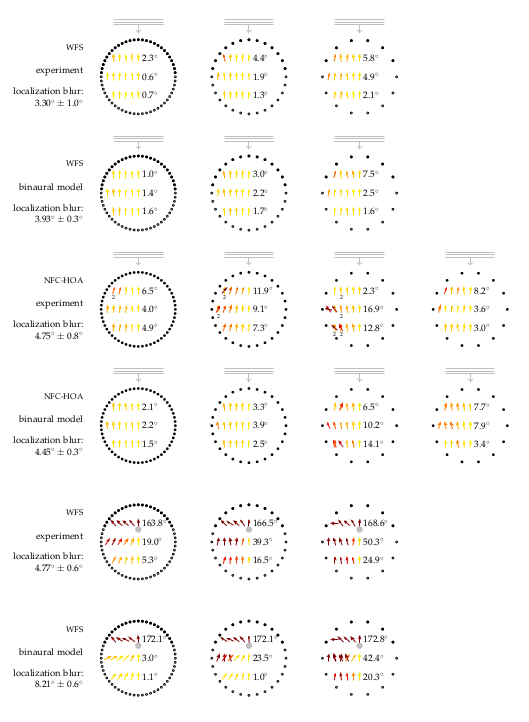

Write the gnuplot code that produced this figure.
#!/usr/bin/gnuplot
#
# FIGURE 6.3a+b: Average localization results for all four experiments. The
# black symbols indicate loudspeakers, the grey ones the synthesized source. On
# every listening position an arrow is pointing into the direction the listener
# perceived the corresponding auditory event from. The color of the arrow
# displays the absolute localization error, which is also summarized beside the
# arrows for every row of positions. The average confidence interval for the
# localization results is 2.3 deg. Listening conditions that resulted in
# listeners saying that they perceived two sources in Exp. 4 of Section 5.1 are
# highlighted with a small 2 written below the position.
#
# Explanation of calculated values:
# * the labels printed beside the position rows are the mean absolute
#   localization error, about the corresponding values from the rows. The values
#   were calculated by hand from the result files
# * the label representing the localization blur is the mean standard deviation
#   averaged over all positions and loudspeaker setups; the ones were more than
#   one arrow is printed for one position were excluded from the average
#
# AUTHOR:   Hagen Wierstorf
# SOFTWARE: gnuplot 5.0 patchlevel 3

reset
set macros
set loadpath '../../gnuplot' 'data'

load 'latex.cfg'
load 'localization.cfg'
load 'array.cfg'

set terminal epslatex size 16cm,21cm color colortext @small
set output 'fig6_03b.tex'

set style line 101 lc rgb '#808080' lt 1 lw 1

unset key
set size ratio -1

set cbrange [0:40]

set tmargin 0
set bmargin 0
set lmargin 0
set rmargin 0

unset colorbox
unset tics
unset xlabel
unset ylabel
set border 0

# === start plotting =====================================================
set multiplot
set size 0.208,0.167

# --- 1 data ---
set origin 0.15,0.83
set xrange [-2.1:2.1]
set yrange [-2.1:2.6]
# WFS point source, 15 secondary sources
set label 1 '\ft \acs{WFS}' at graph 0, graph 0.7 right front
set label 41 '\ft experiment' at graph 0, graph 0.5 right front 
set label 31 '\ft localization blur:' at graph 0, graph 0.32 right front
set label 32 '\ft $3.30\degree \pm 1.0\degree$' at graph 0, graph 0.22 right front
set label 10 '\ft $2.3\degree$' at 0.15, 0.75 left front
set label 11 '\ft $0.6\degree$' at 0.15, 0.00 left front
set label 12 '\ft $0.7\degree$' at 0.15,-0.75 left front
plot 'wfs_nls56_circular_pw.txt'        @localization_arrow,\
     'array_nls56_circular.txt'         @array_inactive w p,\
     'array_nls56_circular_wfs_pw.txt'  @array_active w p,\
     set_plane_wave(0,2.2)              @plane_wave

# --- 11 data ---
# WFS plane wave, 28 secondary sources
set origin 0.358,0.83
set label 1 ''
set label 41 ''
set label 31 ''
set label 32 ''
set label 10 '\ft $4.4\degree$'
set label 11 '\ft $1.9\degree$'
set label 12 '\ft $1.3\degree$'
plot 'wfs_nls28_circular_pw.txt'        @localization_arrow,\
     'array_nls28_circular.txt'         @array_inactive w p,\
     'array_nls28_circular_wfs_pw.txt'  @array_active w p,\
     set_plane_wave(0,2.2)              @plane_wave

# --- 12 data ---
# WFS plane wave, 14 secondary sources
set origin 0.566,0.83
set label 10 '\ft $5.8\degree$'
set label 11 '\ft $4.9\degree$'
set label 12 '\ft $2.1\degree$'
plot 'wfs_nls14_circular_pw.txt'        @localization_arrow,\
     'array_nls14_circular.txt'         @array_inactive w p,\
     'array_nls14_circular_wfs_pw.txt'  @array_active w p,\
     set_plane_wave(0,2.2)              @plane_wave

# --- 10 model ---
# WFS plane wave, 56 secondary sources
set origin 0.15,0.663
set label 1 '\ft \acs{WFS}'
set label 41 '\ft binaural model'
set label 31 '\ft localization blur:'
set label 32 '\ft $3.93\degree \pm 0.3\degree$'
set label 10 '\ft $1.0\degree$'
set label 11 '\ft $1.4\degree$'
set label 12 '\ft $1.6\degree$'
plot 'wfs_nls56_circular_pw_model.txt'  @localization_arrow,\
     'array_nls56_circular.txt'         @array_inactive w p,\
     'array_nls56_circular_wfs_pw.txt'  @array_active w p,\
     set_plane_wave(0,2.2)              @plane_wave

# --- 11 model ---
# WFS plane wave, 28 secondary sources
set origin 0.358,0.663
set label 1 ''
set label 41 ''
set label 31 ''
set label 32 ''
set label 10 '\ft $3.0\degree$'
set label 11 '\ft $2.2\degree$'
set label 12 '\ft $1.7\degree$'
plot 'wfs_nls28_circular_pw_model.txt'  @localization_arrow,\
     'array_nls28_circular.txt'         @array_inactive w p,\
     'array_nls28_circular_wfs_pw.txt'  @array_active w p,\
     set_plane_wave(0,2.2)              @plane_wave

# --- 12 model ---
# WFS plane wave, 14 secondary sources
set origin 0.566,0.663
set label 10 '\ft $7.5\degree$'
set label 11 '\ft $2.5\degree$'
set label 12 '\ft $1.6\degree$'
plot 'wfs_nls14_circular_pw_model.txt'  @localization_arrow,\
     'array_nls14_circular.txt'         @array_inactive w p,\
     'array_nls14_circular_wfs_pw.txt'  @array_active w p,\
     set_plane_wave(0,2.2)              @plane_wave

# --- 13 data ---
# NFC-HOA plane wave, 56 secondary sources
set origin 0.15,0.496
set label 1 '\ft \acs{NFC-HOA}'
set label 41 '\ft experiment'
set label 31 '\ft localization blur:'
set label 32 '\ft $4.75\degree \pm 0.8\degree$'
set label 2 '\tiny $2$' at -1.00,0.52 center front
set label 10 '\ft $6.5\degree$'
set label 11 '\ft $4.0\degree$'
set label 12 '\ft $4.9\degree$'
plot 'hoa_nls56_order28_pw.txt'         @localization_arrow,\
     'array_nls56_circular.txt'         @array_active w p,\
     set_plane_wave(0,2.2)              @plane_wave
unset label 2

# --- 14 data ---
# NFC-HOA plane wave, 28 secondary sources
set origin 0.358,0.496
set label 1 ''
set label 41 ''
set label 31 ''
set label 32 ''
set label 2 '\tiny $2$' at -1.00,0.52 center front
set label 3 '\tiny $2$' at -1.25,-0.23 center front
set label 10 '\ft $11.9\degree$'
set label 11 '\ft $9.1\degree$'
set label 12 '\ft $7.3\degree$'
plot 'hoa_nls28_order14_pw.txt'         @localization_arrow,\
     'array_nls28_circular.txt'         @array_active w p,\
     set_plane_wave(0,2.2)              @plane_wave
unset label 2
unset label 3

# --- 15 data ---
# NFC-HOA plane wave, 14 secondary sources
set origin 0.566,0.496
set label 2 '\tiny $2$' at -0.75,0.52 center front
set label 3 '\tiny $2$' at -0.75,-0.23 center front
set label 4 '\tiny $2$' at -1.00,-0.98 center front
set label 5 '\tiny $2$' at -0.75,-0.98 center front
set label 10 '\ft $2.3\degree$'
set label 11 '\ft $16.9\degree$'
set label 12 '\ft $12.8\degree$'
plot 'hoa_nls14_order7_pw.txt'          @localization_arrow,\
     'array_nls14_circular.txt'         @array_active w p,\
     set_plane_wave(0,2.2)              @plane_wave
unset label 2
unset label 3
unset label 4
unset label 5

# --- 13 model ---
# NFC-HOA plane wave, 56 secondary sources
set origin 0.15,0.329
set label 1 '\ft \acs{NFC-HOA}'
set label 41 '\ft binaural model'
set label 31 '\ft localization blur:'
set label 32 '\ft $4.45\degree \pm 0.3\degree$'
set label 10 '\ft $2.1\degree$'
set label 11 '\ft $2.2\degree$'
set label 12 '\ft $1.5\degree$'
plot 'hoa_nls56_order28_pw_model.txt'   @localization_arrow,\
     'array_nls56_circular.txt'         @array_active w p,\
     set_plane_wave(0,2.2)              @plane_wave

# --- 14 model ---
# NFC-HOA plane wave, 28 secondary sources
set origin 0.358,0.329
set label 1 ''
set label 41 ''
set label 31 ''
set label 32 ''
set label 10 '\ft $3.3\degree$'
set label 11 '\ft $3.9\degree$'
set label 12 '\ft $2.5\degree$'
plot 'hoa_nls28_order14_pw_model.txt'   @localization_arrow,\
     'array_nls28_circular.txt'         @array_active w p,\
     set_plane_wave(0,2.2)              @plane_wave

# --- 15 model ---
# NFC-HOA plane wave, 14 secondary sources
set origin 0.566,0.329
set label 10 '\ft $6.5\degree$'
set label 11 '\ft $10.2\degree$'
set label 12 '\ft $14.1\degree$'
plot 'hoa_nls14_order7_pw_model.txt'    @localization_arrow,\
     'array_nls14_circular.txt'         @array_active w p,\
     set_plane_wave(0,2.2)              @plane_wave
unset label 2
unset label 3
unset label 4
unset label 5

# --- 16 data ---
# WFS focused source, 56 secondary sources
set origin 0.15,0.162
set label 1 '\ft \acs{WFS}'
set label 41 '\ft experiment'
set label 31 '\ft localization blur:'
set label 32 '\ft $4.77\degree \pm 0.6\degree$'
set label 10 '\ft $163.8\degree$'
set label 11 '\ft $19.0\degree$'
set label 12 '\ft $5.3\degree$'
plot 'wfs_nls56_circular_fs.txt'        @localization_arrow,\
     'array_nls56_circular.txt'         @array_inactive w p,\
     'array_nls56_circular_wfs_fs.txt'  @array_active w p,\
     set_focused_source(0,0.5)          @focused_source

# --- 17 data ---
# WFS focused source, 28 secondary sources
set origin 0.358,0.162
set label 1 ''
set label 41 ''
set label 31 ''
set label 32 ''
set label 10 '\ft $166.5\degree$'
set label 11 '\ft $39.3\degree$'
set label 12 '\ft $16.5\degree$'
plot 'wfs_nls28_circular_fs.txt'        @localization_arrow,\
     'array_nls28_circular.txt'         @array_inactive w p,\
     'array_nls28_circular_wfs_fs.txt'  @array_active w p,\
     set_focused_source(0,0.5)          @focused_source

# --- 18 data ---
# WFS focused source, 14 secondary sources
set origin 0.566,0.162
set label 10 '\ft $168.6\degree$'
set label 11 '\ft $50.3\degree$'
set label 12 '\ft $24.9\degree$'
plot 'wfs_nls14_circular_fs.txt'        @localization_arrow,\
     'array_nls14_circular.txt'         @array_inactive w p,\
     'array_nls14_circular_wfs_fs.txt'  @array_active w p,\
     set_focused_source(0,0.5)          @focused_source

# --- 16 model ---
# WFS focused source, 56 secondary sources
set origin 0.15,-0.005
set label 1 '\ft \acs{WFS}'
set label 41 '\ft binaural model'
set label 31 '\ft localization blur:'
set label 32 '\ft $8.21\degree \pm 0.6\degree$'
set label 10 '\ft $172.1\degree$'
set label 11 '\ft $3.0\degree$'
set label 12 '\ft $1.1\degree$'
plot 'wfs_nls56_circular_fs_model.txt'  @localization_arrow,\
     'array_nls56_circular.txt'         @array_inactive w p,\
     'array_nls56_circular_wfs_fs.txt'  @array_active w p,\
     set_focused_source(0,0.5)          @focused_source

# --- 17 model ---
# WFS focused source, 28 secondary sources
set origin 0.358,-0.005
set label 1 ''
set label 41 ''
set label 31 ''
set label 32 ''
set label 10 '\ft $172.1\degree$'
set label 11 '\ft $23.5\degree$'
set label 12 '\ft $1.0\degree$'
plot 'wfs_nls28_circular_fs_model.txt'  @localization_arrow,\
     'array_nls28_circular.txt'         @array_inactive w p,\
     'array_nls28_circular_wfs_fs.txt'  @array_active w p,\
     set_focused_source(0,0.5)          @focused_source

# --- 18 model ---
# WFS focused source, 14 secondary sources
set origin 0.566,-0.005
set label 10 '\ft $172.8\degree$'
set label 11 '\ft $42.4\degree$'
set label 12 '\ft $20.3\degree$'
plot 'wfs_nls14_circular_fs_model.txt'  @localization_arrow,\
     'array_nls14_circular.txt'         @array_inactive w p,\
     'array_nls14_circular_wfs_fs.txt'  @array_active w p,\
     set_focused_source(0,0.5)          @focused_source

# --- 15.1 data ---
# NFC-HOA plane wave, 14 secondary sources, order 28
set origin 0.775,0.496
set label 10 '\ft $8.2\degree$'
set label 11 '\ft $3.6\degree$'
set label 12 '\ft $3.0\degree$'
plot 'hoa_nls14_order28_pw.txt'         @localization_arrow,\
     'array_nls14_circular.txt'         @array_active w p,\
     set_plane_wave(0,2.2)              @plane_wave

# --- 15.1 model ---
# NFC-HOA plane wave, 14 secondary sources, order 28
set origin 0.775,0.329
set label 10 '\ft $7.7\degree$'
set label 11 '\ft $7.9\degree$'
set label 12 '\ft $3.4\degree$'
plot 'hoa_nls14_order28_pw_model.txt'   @localization_arrow,\
     'array_nls14_circular.txt'         @array_active w p,\
     set_plane_wave(0,2.2)              @plane_wave

unset multiplot

call 'plot.plt' 'fig6_03b'

# vim: set textwidth=200:
